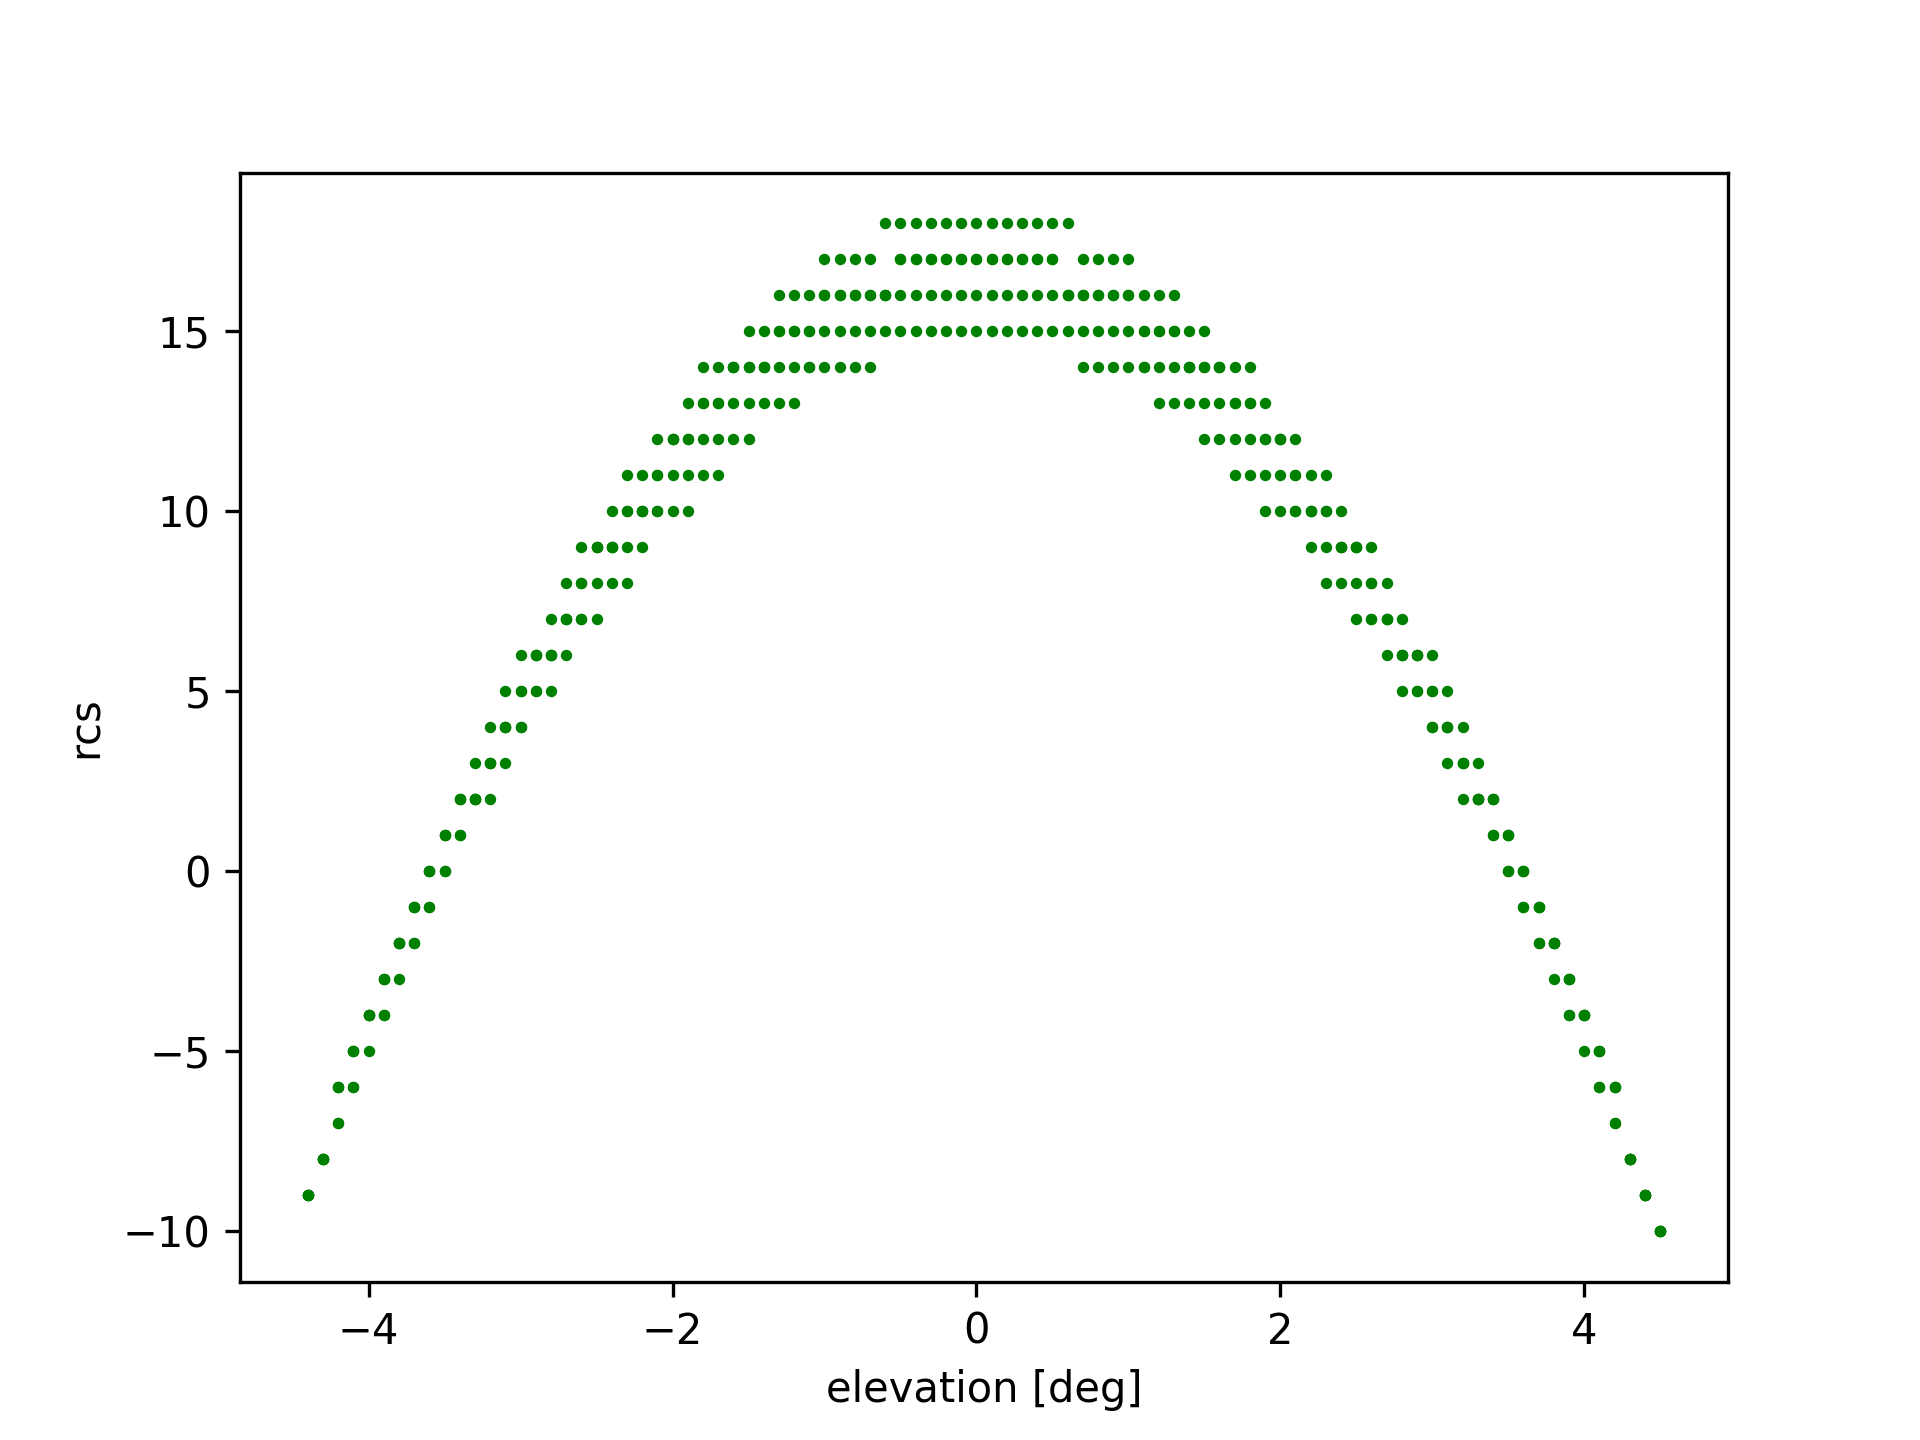

Python code for this plot:
# -*- coding: utf-8 -*-
"""
Created on Fri Aug 14 08:33:12 2020

@author: User
"""



import numpy as np
import math
import csv
import matplotlib.pyplot as plt

# Deg/sec
VELOCITY = np.rad2deg(0.2)
TIME_SPAN = 15
LIDAR_FEQ = 10
RADAR_FEQ = 20
LIDAR_UNCERTAINLY = 0.02
RADAR_ACCURACY_RANGE = 0.25
RADAR_ACCURACY_AZIMUTH = 1
RADAR_BIAS = 0.00
BASETIME = 1568713910
ELEVATION_RESOLUTION = 0.1
VFOV = 4.5
# [range, azimuth, elevation_range, rcs]
# =============================================================================
# target_s = np.array([[5., 0., VFOV, 18],
#                      [10., -40, VFOV, 15],
#                      [10., 40, VFOV, 16]])
# =============================================================================

# =============================================================================
# target_s = np.array([[5., -15., VFOV, 18],
#                      [5., +15, VFOV, 15],
#                      [10., -40, VFOV, 16],
#                      [10., +40, VFOV, 17]])
# =============================================================================

target_s = np.array([[5., -20., VFOV, 18],
                     [5., +20, VFOV, 15],
                     [10., -40, VFOV, 16],
                     [10., +0, VFOV, 17],
                     [10., +40, VFOV, 17]])



def transform_matrix_XYZ(tx, ty, tz, yaw, pitch, roll):
    yaw = np.deg2rad(yaw)
    pitch = np.deg2rad(pitch)
    roll = np.deg2rad(roll)
    translation = np.array((tx, ty, tz)).reshape((3,1))
    
    yawMatrix = np.matrix([[math.cos(yaw), -math.sin(yaw), 0],[math.sin(yaw), math.cos(yaw), 0],[0, 0, 1]])
    pitchMatrix = np.matrix([[math.cos(pitch), 0, math.sin(pitch)],[0, 1, 0],[-math.sin(pitch), 0, math.cos(pitch)]])
    rollMatrix = np.matrix([[1, 0, 0],[0, math.cos(roll), -math.sin(roll)],[0, math.sin(roll), math.cos(roll)]])

    R =  rollMatrix * pitchMatrix * yawMatrix
    
    T = np.concatenate((R, translation), axis=1)
    T = np.row_stack((T, [0,0,0,1]))
    
    return T

def transform_points(lr_target, T):
    lr_target_transformed = lr_target.copy()
    for i in range(0, len(lr_target)):
        p = np.array([lr_target[i,0], lr_target[i,1], lr_target[i,2], 1]).reshape((4,1))
        p = np.dot(T, p)
        lr_target_transformed[i][0:3] = p[0:3].reshape((3,))
    return lr_target_transformed

def cartesian_to_spherical(lr_target):
    lr_target_transformed = lr_target.copy()
    for i in range(0, len(lr_target)):
        p = np.array([lr_target[i,0], lr_target[i,1], lr_target[i,2]]).reshape((3,1))
        
        r = np.linalg.norm(p)
        azimuth = np.arctan2(p[1], p[0])
        azimuth = np.rad2deg(azimuth)
        
        d = np.linalg.norm(p[0:2])
        elevation = np.arctan2(p[2], d)
        elevation = np.rad2deg(elevation)
        lr_target_transformed[i][0:3] = np.array([r, azimuth, elevation])
    return lr_target_transformed

def spherical_to_cartesian(lr_target):
    lr_target_transformed = lr_target.copy()
    for i in range(0, len(lr_target)):
        x = lr_target[i, 0] * np.cos(np.deg2rad(lr_target[i,1])) * np.cos(np.deg2rad(lr_target[i,2]))
        y = lr_target[i, 0] * np.sin(np.deg2rad(lr_target[i,1])) * np.cos(np.deg2rad(lr_target[i,2]))
        z = lr_target[i, 0] * np.sin(np.deg2rad(lr_target[i,2]))

        lr_target_transformed[i][0:3] = np.array([x, y, z])
    return lr_target_transformed

def radar_uncertainty(radar_data_s):
    radar_data_noise_s = radar_data_s.copy()
    for i in range(0, len(radar_data_s)):
        tmp = radar_data_s[i]
        r = tmp[0] + np.random.normal(0, (RADAR_ACCURACY_RANGE), 1) / 3
        a = tmp[1] + np.random.normal(0, RADAR_ACCURACY_AZIMUTH/3, 1)
        radar_data_noise_s[i, 0] = r
        radar_data_noise_s[i, 1] = a
    return radar_data_noise_s

def lidar_uncertainty(lidar_data_c):
    lidar_data_noise_c = lidar_data_c.copy()
    for i in range(0, len(lidar_data_c)):
        lidar_data_noise_c[i, 0] = lidar_data_c[i, 0] + np.random.normal(0, LIDAR_UNCERTAINLY, 1)
        lidar_data_noise_c[i, 1] = lidar_data_c[i, 1] + np.random.normal(0, LIDAR_UNCERTAINLY, 1)
        lidar_data_noise_c[i, 2] = lidar_data_c[i, 2] + np.random.normal(0, LIDAR_UNCERTAINLY, 1)
    return lidar_data_noise_c


T_lr = transform_matrix_XYZ(0.15, 0.2, -0.25, 32.5, 1.4, -1.3)
T_rl = np.linalg.inv(T_lr)

if __name__=='__main__':
    with open('correspondence_rcs.csv', 'w') as csvfile:
        writer = csv.writer(csvfile)

    samples = int(VFOV * 2 / ELEVATION_RESOLUTION)
    for label in range(0, len(target_s)):
        tmp = target_s[label]
        c0 = tmp[3]
        c2 = (-10 - c0)/(VFOV*VFOV)
        for i in range(0, samples):
            RCS = c2 * (tmp[2] * tmp[2]) + c0
            if i==0:
                radar_data = np.array([tmp[0], tmp[1], tmp[2], RCS])
            elif i>0:
                radar_data = np.row_stack((radar_data,  np.array([tmp[0], tmp[1], tmp[2], RCS])))
            tmp = np.array([tmp[0], tmp[1], tmp[2] - ELEVATION_RESOLUTION])

        radar_data_c = spherical_to_cartesian(radar_data)
        lidar_data_c = transform_points(radar_data_c, T_lr)
        radar_data_noise_s = radar_uncertainty(radar_data)
        radar_data_noise_s = np.around(radar_data_noise_s, 1)
        radar_data_noise_s[:,3] = np.around(radar_data_noise_s[:,3], 0)
        if label == 0:
            radar_data_noise_s_all = radar_data_noise_s
        else:
            radar_data_noise_s_all = np.row_stack((radar_data_noise_s_all, radar_data_noise_s))
        radar_data_noise_c = spherical_to_cartesian(radar_data_noise_s)
        lidar_data_noise_c = lidar_uncertainty(lidar_data_c)

        for i in range(0, samples):
            with open('correspondence_rcs.csv', 'a', newline='') as csvfile:
                writer = csv.writer(csvfile)
                writer.writerow([str(label), lidar_data_noise_c[i, 0], lidar_data_noise_c[i, 1], lidar_data_noise_c[i, 2], radar_data_noise_s[i, 0], radar_data_noise_s[i, 1], radar_data_noise_s[i, 3]])


    plt.figure()

    plt.scatter(radar_data_noise_s_all[:,2], radar_data_noise_s_all[:,3], s = 3, color = 'green')
    plt.xlabel('elevation [deg]')
    plt.ylabel('rcs')
    plt.savefig('rcs_sim.png', dpi = 300)
    plt.show()